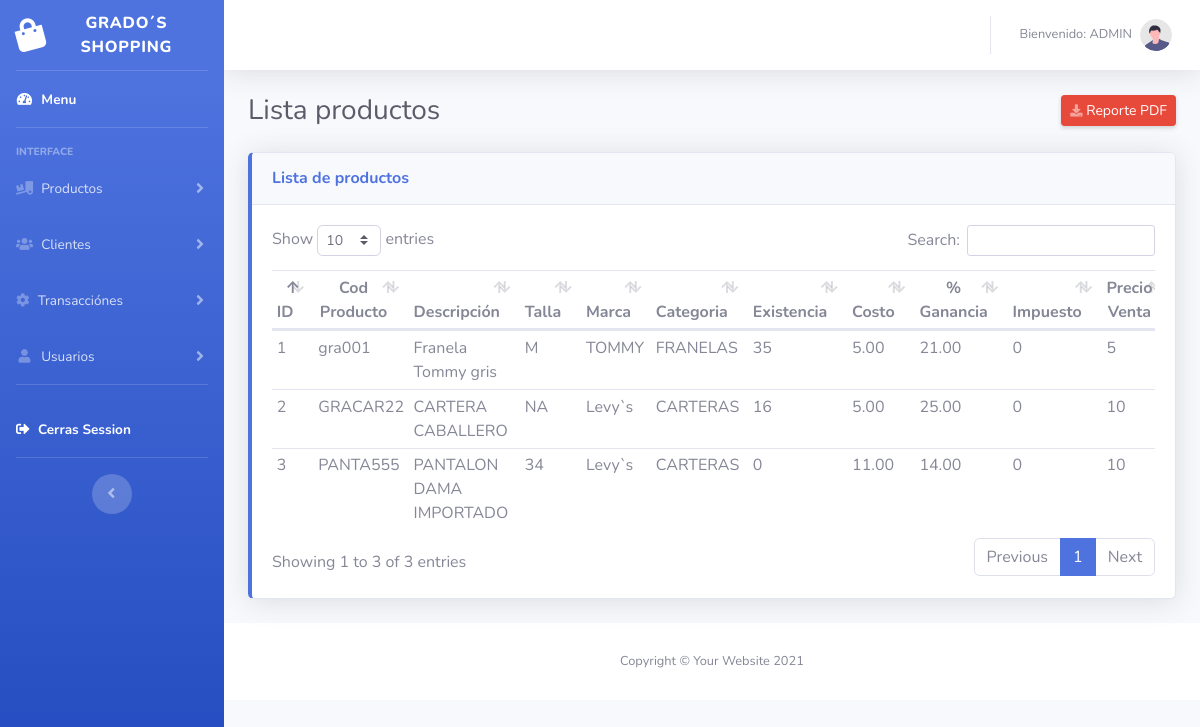
Page /vista/inicio.php?page=producto (signed in) on the committed database.
### tables this page shows
CREATE TABLE `tbl_producto`  (
  `produc_ide` int(11) NOT NULL AUTO_INCREMENT COMMENT 'Identificador',
  `produc_codigo` varchar(32) NULL DEFAULT NULL COMMENT 'Codigo de Barra o codigo de identificacion interno del producto',
  `produc_descrip` varchar(256) NOT NULL DEFAULT '' COMMENT 'Descripcion del producto o articulo',
  `produc_existen` int(11) NOT NULL DEFAULT 0 COMMENT 'Cantidad o Existencia',
  `produc_costo` decimal(11, 2) NULL DEFAULT 0.00 COMMENT 'Costo o precio de compra',
  `produc_preciovent` decimal(11, 2) NOT NULL DEFAULT 0.00 COMMENT 'Precio de Venta por Default',
  `produc_talla` varchar(32) NULL DEFAULT '0' COMMENT 'Talla del producto',
  `produc_impuesto` int(11) NULL DEFAULT 0 COMMENT 'impuesto',
  `produc_porc1` int(11) NULL DEFAULT 0 COMMENT 'porcentaje de ganancia 1',
  `produc_observa` varchar(256) NULL DEFAULT NULL COMMENT 'Cualquier comentario u observacion sobre el producto',
  `produc_marca` int(11) NOT NULL DEFAULT 0 COMMENT 'Foranea de tbl_marca',
  `produc_cat` int(11) NOT NULL DEFAULT 0 COMMENT 'Foranea de tbl_categoria',
  `produc_user` int(11) NOT NULL COMMENT 'foranea Usuario que registro producto',
  `produc_borrado` int(11) NULL DEFAULT 0 COMMENT '0 no, 1 si',
  PRIMARY KEY (`produc_ide`, `produc_marca`, `produc_cat`, `produc_user`) USING BTREE,
  INDEX `produc_marca`(`produc_marca`) USING BTREE,
  INDEX `produc_cat`(`produc_cat`) USING BTREE,
  INDEX `produc_user`(`produc_user`) USING BTREE,
  CONSTRAINT `tbl_producto_ibfk_1` FOREIGN KEY (`produc_marca`) REFERENCES `tbl_marca` (`marca_ide`) ON DELETE RESTRICT ON UPDATE RESTRICT,
  CONSTRAINT `tbl_producto_ibfk_2` FOREIGN KEY (`produc_cat`) REFERENCES `tbl_categoria` (`categoria_ide`) ON DELETE RESTRICT ON UPDATE RESTRICT,
  CONSTRAINT `tbl_producto_ibfk_3` FOREIGN KEY (`produc_user`) REFERENCES `tbl_usuarios` (`usua_id`) ON DELETE RESTRICT ON UPDATE RESTRICT
);

CREATE TABLE `tbl_marca`  (
  `marca_ide` int(11) NOT NULL AUTO_INCREMENT COMMENT 'Identificador',
  `marca_descrip` varchar(255) NULL DEFAULT NULL COMMENT 'Descripcion',
  `marca_borrado` int(11) NULL DEFAULT 0 COMMENT '1 si, 0 no',
  PRIMARY KEY (`marca_ide`) USING BTREE
);

CREATE TABLE `tbl_categoria`  (
  `categoria_ide` int(11) NOT NULL AUTO_INCREMENT COMMENT 'Identificador',
  `categoria_descrip` varchar(255) NULL DEFAULT NULL COMMENT 'Descripcion',
  `categoria_borrado` int(11) NULL DEFAULT 0 COMMENT '1 si, 0 no',
  PRIMARY KEY (`categoria_ide`) USING BTREE
);

### modelo/utilidades.class.php (called while the page is built, shortened)
<?php
class Utilidades
{
	function selectOne($tabla,$campo,$valor,$con)
	{
		$sql="SELECT * FROM $tabla WHERE $campo='$valor' LIMIT 1";
		$registros=$con->query($sql);
		return $registros->fetch_assoc();
	}
	function selectUsua($tabla,$campo,$valor,$con)
	{
		$sql="SELECT * FROM $tabla WHERE $campo='$valor' ";
		$registros=$con->query($sql);
		$result=$registros;
		return $result;
	}
}
?>

### vista/producto/listar_producto.php (the view, shortened to what this page needs)
<?php
$producto = new Producto;
$con = $producto->conexion();
$registros=$producto->selectUsua("tbl_producto","produc_borrado",1,$con);
if ($registros)
{
?>
<div class="d-sm-flex align-items-center justify-content-between mb-4">
                        <h1 class="h3 mb-0 text-gray-800">Lista productos</h1>
                                <a href="producto/pdf_lista.php" class="d-none d-sm-inline-block btn btn-sm btn-danger shadow-sm">
                                    <i class="fas fa-download fa-sm text-white-50"></i>
                                    Reporte PDF</a>
                    </div>
<div class="card shadow mb-4 border-left-primary">
                        <div class="card-header py-3">
                            <h6 class="m-0 font-weight-bold text-primary">Lista de productos</h6>
                        </div>
                        <div class="card-body">
                            <div class="table-responsive">
                                <table class="table table-hover table-sm" id="dataTable" width="100%" cellspacing="0">
                                    <thead>
                                        <tr align="center">
                                            <th>ID</th>
                                            <th>Cod Producto</th>
                                            <th>Descripción</th>
                                            <th>Talla</th>
                                            <th>Marca</th>
                                            <th>Categoria</th>
                                            <th>Existencia</th>
                                            <th>Costo</th>
                                            <th>% Ganancia</th>
                                            <th>Impuesto</th>
                                            <th>Precio Venta</th>
                                        </tr>
                                    </thead>
                                    <tbody>
									<?php foreach($registros as $fila): ?>
                                        <tr>
                                            <td ><?php echo $fila['produc_ide']; ?></td>
                                            <td><?php echo $fila['produc_codigo']; ?></td>
                                            <td><?php echo $fila['produc_descrip']; ?></td>
                                            <td><?php echo $fila['produc_talla']; ?></td>
                                            <td>
                                                <?php
                                            $regismarca=$producto->selectOne("tbl_marca","marca_ide",$fila['produc_marca'],$con);
                                            echo $regismarca['marca_descrip']; ?>
                                            </td>
                                            <td><?php
                                            $regiscat=$producto->selectOne("tbl_categoria","categoria_ide",$fila['produc_cat'],$con);
                                            echo $regiscat['categoria_descrip'];
                                                ?>
                                            </td>
                                            <td><?php echo $fila['produc_existen']; ?></td>
                                            <td><?php echo $fila['produc_costo']; ?></td>
                                            <td><?php echo $fila['produc_preciovent']; ?></td>
                                            <td><?php echo $fila['produc_impuesto']; ?></td>
                                            <td><?php echo $fila['produc_porc1']; ?></td>
                                        </tr>
									<?php	endforeach ?>
                                    </tbody>
                                </table>
                            </div>
                        </div>
                    </div>
<?php
}
else
{
	echo "Falló la consulta";
}
?>

### rows in the picture
tbl_producto: produc_ide "1", produc_codigo "gra001", produc_descrip "Franela Tommy gris", produc_talla "M", produc_marca.marca_descrip "TOMMY", produc_cat.categoria_descrip "FRANELAS", produc_existen "35", produc_costo "5.00", produc_preciovent "21.00", produc_impuesto "0", produc_porc1 "5"
tbl_producto: produc_ide "2", produc_codigo "GRACAR22", produc_descrip "CARTERA CABALLERO", produc_talla "NA", produc_marca.marca_descrip "Levy`s", produc_cat.categoria_descrip "CARTERAS", produc_existen "16", produc_costo "5.00", produc_preciovent "25.00", produc_impuesto "0", produc_porc1 "10"
tbl_producto: produc_ide "3", produc_codigo "PANTA555", produc_descrip "PANTALON DAMA IMPORTADO", produc_talla "34", produc_marca.marca_descrip "Levy`s", produc_cat.categoria_descrip "CARTERAS", produc_existen "0", produc_costo "11.00", produc_preciovent "14.00", produc_impuesto "0", produc_porc1 "10"

### other values in the picture
$_SESSION['user'] "ADMIN"
